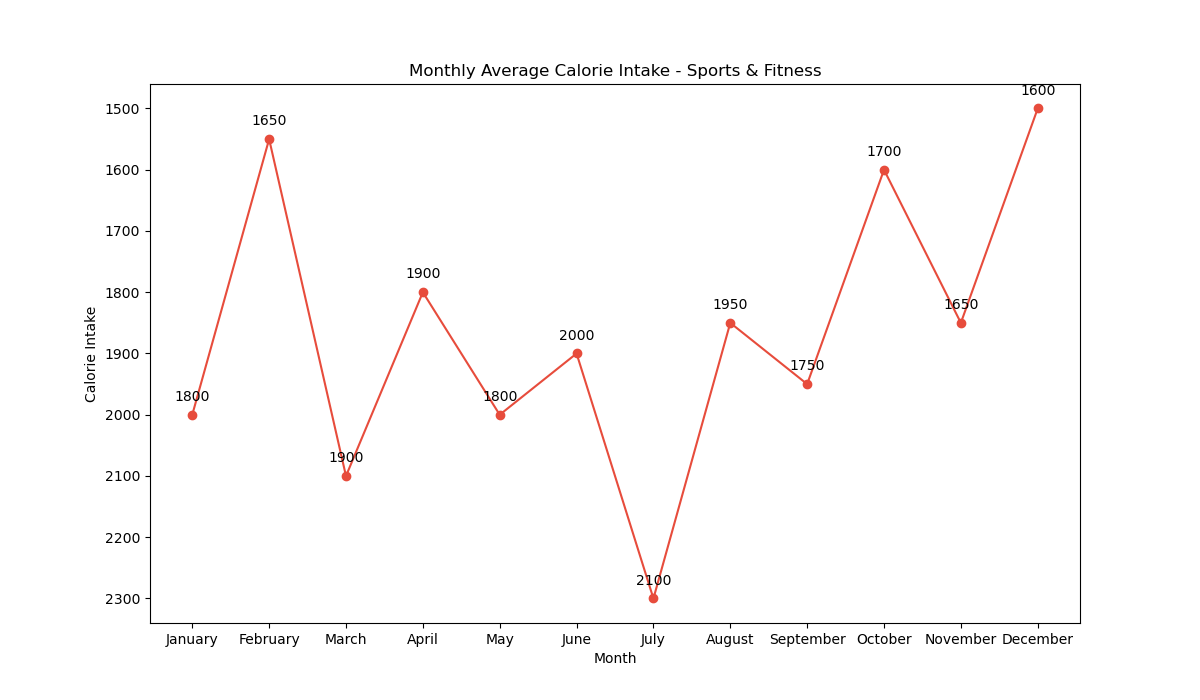

Here is the Python script that generated this plot:

import matplotlib.pyplot as plt

# Data
months = ['January', 'February', 'March', 'April', 'May', 'June', 'July', 'August', 'September', 'October', 'November', 'December']
calorie_intake = [1800, 1650, 1850, 1900, 1800, 2000, 2100, 1950, 1850, 1700, 1650, 1600]

# Adjust data for visualization
calorie_intake[2] += 50   # March
calorie_intake[8] -= 100  # September

# Modify color scheme, figure size, and data trend
plt.figure(figsize=(12, 7))
plt.plot(months, [cal + 200 if i % 2 == 0 else cal - 100 for i, cal in enumerate(calorie_intake)], color='#e74c3c', marker='o')

# Adding labels with annotations
for i, (month, cal) in enumerate(zip(months, calorie_intake)):
    adjusted_cal = cal + 200 if i % 2 == 0 else cal - 100
    plt.annotate(f'{cal}', (month, adjusted_cal), textcoords="offset points", xytext=(0,10), ha='center')

# Adding title and labels
plt.title('Monthly Average Calorie Intake - Sports & Fitness')
plt.xlabel('Month')
plt.ylabel('Calorie Intake')
plt.gca().invert_yaxis()

# Display chart
plt.show()
